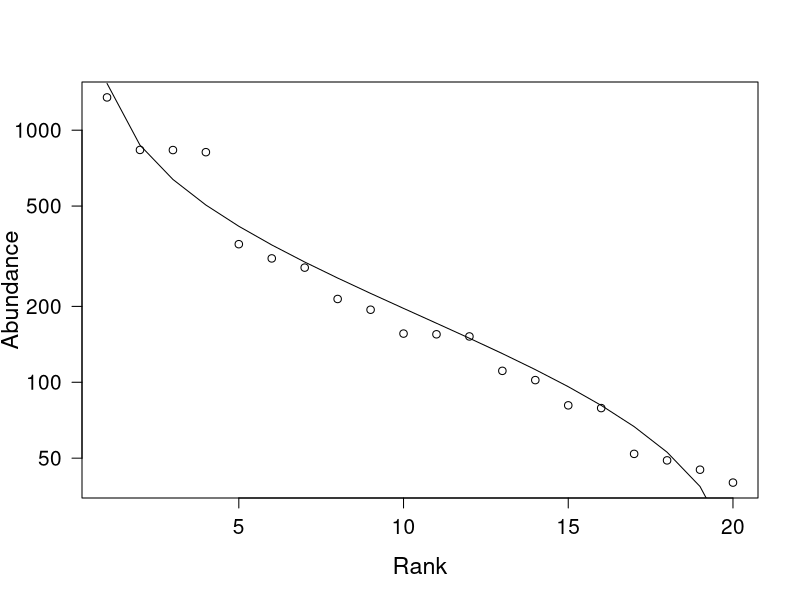
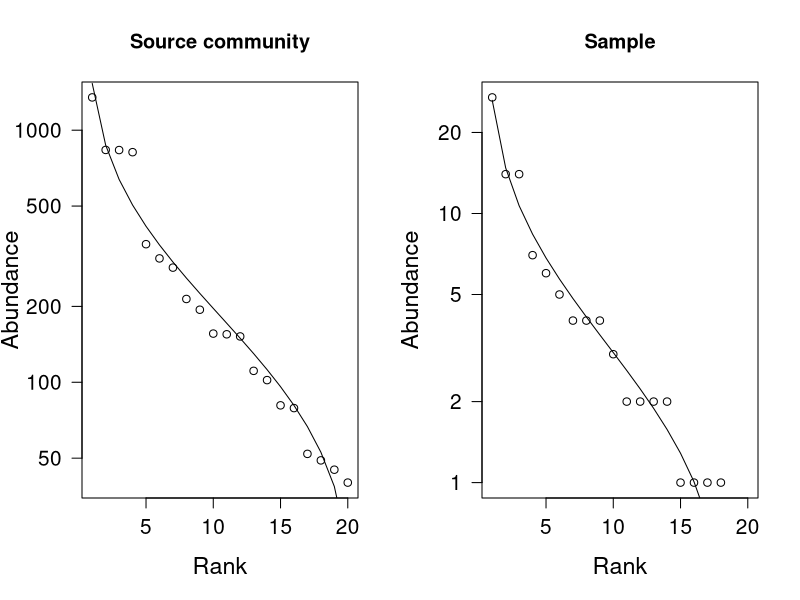
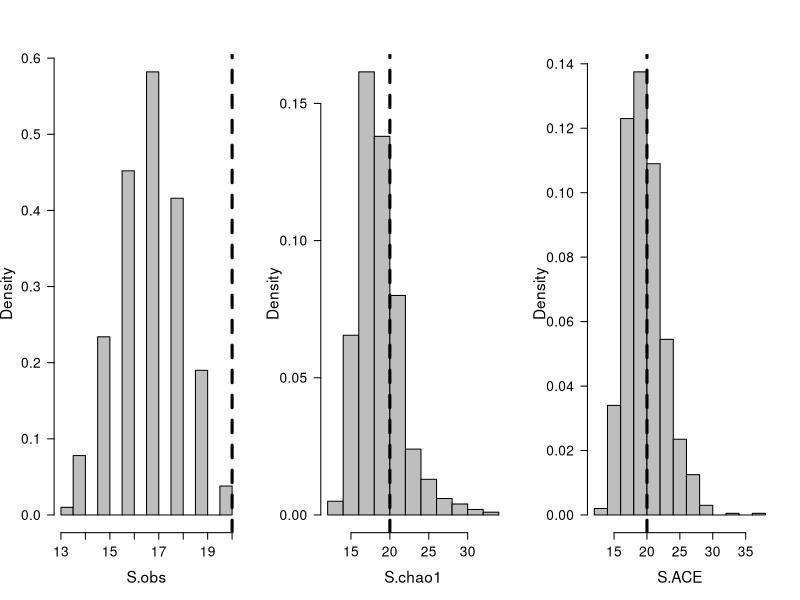

Reproduce these figures in R, in order.
## ---- chunk 1
rm(list = ls()) # clear working directory
## ---- chunk 2
x <- 1:15
if (sample(x, 1) <= 10) {
   print(paste("x is",x ,"and is less than 10"))
} else {
   print(paste("x is",x,"and is greater than 10"))
}
## ---- chunk 3
for(i in 1:10){
  print(i)
}
## ---- chunk 4
x <- c("apples", "oranges", "bananas", "strawberries") # x is a vector of fruit names

for (i in seq(x)) {
    print(x[i])
}
## ---- chunk 5
for (i in x) {
    print(i)
}
## ---- chunk 6
for (i in seq(x)) {
  len <- nchar(x[i])
  print(len)
}

len <- ""
for (i in seq(x)) {
  len[i] <- nchar(x[i])
}
print(len)
## ---- chunk 7
len <- sapply(x, nchar)

#the output of sapply is a "named int", but this can by easily coerced to a vector.
len <- as.vector(len)
print(len)
## ---- chunk 8
for(i in 1:10){
  if(i %% 3 == 0){
    print(i)
  }
}
## ---- chunk 9
i <- 1
while (i < 10) {
    print(i)
    i <- i + 1
}
## ---- chunk 10
# for reproducible results we will set the seed
set.seed(6)

# draw 20 random numbers from log-normal distribution with a mean of 5 (log scale)
jelly.jar <- rlnorm(n = 20, meanlog = 5 )

# force numbers to integers
jelly.jar <- as.integer(jelly.jar)
## ---- chunk 11
require (vegan)
RACresults <- rad.lognormal(jelly.jar)
plot(RACresults, las = 1, cex.lab = 1.4, cex.axis = 1.25)
## ---- chunk 12
sample.community <- function (x,n){
  # write out an explicit vector of the community  
  all.individuals <- rep(seq(x), x)
  
  # take n samples from the community
  survey <- sample(all.individuals,n)
  
  # prepare vector of species with 0 in each bin
  survey.sum <- rep(0, length(x))
  
  # add 1 to species bin each time an individual of that species was sampled 
    for ( i in survey){
     survey.sum[i] <- survey.sum[i] + 1
    }
  return(survey.sum)
}
## ---- chunk 13
# for reproducible results we will set the seed
set.seed(3)

# sample using our fuction
sample.jelly <- sample.community(x=jelly.jar,n=100)

# generate RAC using vegan
RACsample <- rad.lognormal(sample.jelly)
plot.new()
par(mfrow=c(1,2))
plot(RACresults, las = 1, cex.lab = 1.4, cex.axis = 1.25, xlim=c(1,20), main="Source community")
plot(RACsample, las = 1, cex.lab = 1.4, cex.axis = 1.25, xlim=c(1,20), main = "Sample")
## ---- chunk 14
sample.community <- function (x,n){
  
  # sample size cannot exceed community size
  if (n > sum(x)) stop ("Sample size cannot exceed total size of community")
  
  # write out an explicit vector of the community  
  all.individuals <- rep(seq(x), x)
  
  # take n samples from the community
  survey <- sample(all.individuals,n)
  
  # prepare vector of species with 0 in each bin
  survey.sum <- rep(0, length(x))
  
  # add 1 to species bin each time an individual of that species was sampled 
    for ( i in survey){
     survey.sum[i] <- survey.sum[i] + 1
    }
  return(survey.sum)
}
## ---- chunk 15
S <- estimateR(sample.jelly)
S
## ---- chunk 16
# Number of individuales per sample
n <- 100

# Number of repeated samples
N <- 1000

# initialize matrix to store results
repeated.S <- matrix(NA, nrow = N, ncol = length(S))
colnames(repeated.S) <- names(S)

# resample and store results
for (i in seq(N)){
  sample.jelly <- sample.community(x=jelly.jar,n=n)
  repeated.S[i,] <- as.vector(estimateR(sample.jelly))
}

#plot distribution of results as histogram
plot.new()
par(mfrow=c(1,3))
for (i in c("S.obs", "S.chao1", "S.ACE")){
  hist(repeated.S[,i],prob=TRUE,  cex.lab = 1.4, cex.axis = 1.25, xlab = i, 
  main = NULL, col = "grey", las = 1)
  
  #add dashed line to mark true S
  abline(v = length(jelly.jar), lty = 2, lwd = 3)
}
